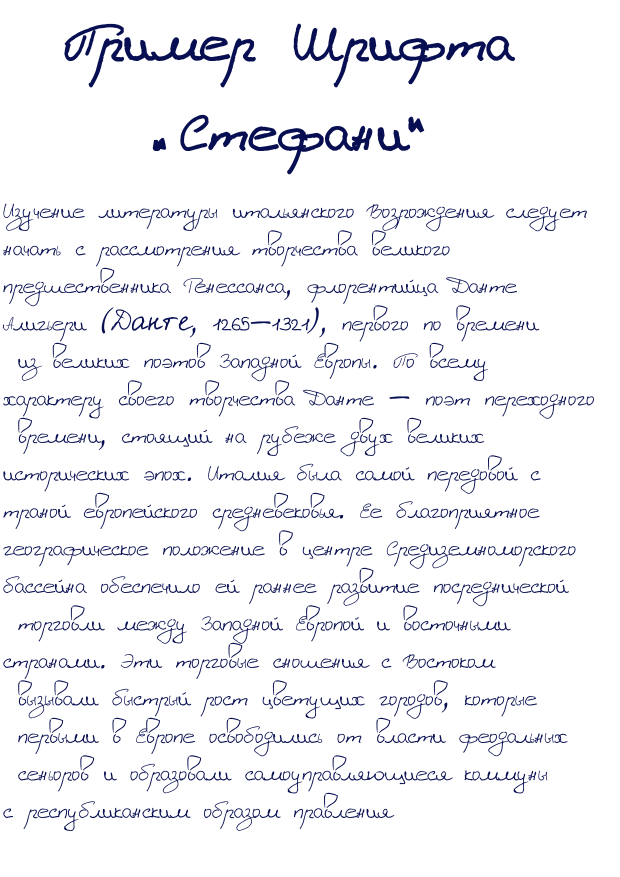
#> input picture genetic_alghoritm_v4_1/7.jpg, 2480 x 3508 px, found by its file name (shown at 1/4 size)
$ python create_histo.py
#> lines starting #> are read from the running program, lines starting #| are printed output that depends on the picture
# importing required libraries of opencv
import cv2

# importing library for plotting
from matplotlib import pyplot as plt

from scipy.ndimage import gaussian_filter

from scipy.signal import find_peaks

# reads an input image
image = cv2.imread("7.jpg")
#> image is the input picture: shape (3508, 2480, 3); mean B, G, R 245.2, 241.5, 241.1

# gray = cv2.cvtColor(img, cv2.COLOR_BGR2GRAY)

img_matrix = []
x = []
for i in image:
    for j in i:
        color = sum(j)/len(j)
        x.append(color)
    img_matrix.append(sum(x)/len(x))
    x=[]
#> after the loop, img_matrix = 3508 values, max 255 at index 0, min 151.6 at index 229, mean 242.6


#----------------------------------------------------------------------

x=[]
# x axis values
for i in range(3508):
    x.append(i)

# corresponding y axis values
y = [255-i for i in img_matrix]
#> y = 3508 values, max 103.4 at index 229, min 0 at index 0, mean 12.44


y = gaussian_filter(y, sigma=20)
#> y = 3508 values, max 60.13 at index 213, min 0 at index 0, mean 12.44

# plotting the points
# plt.plot(x, y)

# # naming the x axis
# plt.xlabel('height')
# # naming the y axis
# plt.ylabel('color')

# # giving a title to my graph
# plt.title('')

# # function to show the plot
# plt.show()

#-------------------------------------------------------------------------------------------
mins, _ = find_peaks(y*-1)
#> mins = 18 values from 404 to 3188
maxs, _ = find_peaks(y)
#> maxs = 19 values from 213 to 3256
print(maxs)
#| [ 213  569  856 1004 1155 1301 1454 1603 1756 1905 2054 2205 2354 2505
#|  2655 2806 2955 3106 3256]
arr = mins
#> arr = 18 values from 404 to 3188
# arr = [i for i, el in enumerate(y) if el < 1.5]
print(len(arr))
#| 18

count = 0
color = (0, 255, 0)
thickness = 3
height, width, channels = image.shape
#> height = 3508; width = 2480; channels = 3
# For draw minimums.
for i in arr:
    start_point = (0, i)
    end_point = (width,i)
    cv2.line(image, start_point, end_point, color, thickness)
#> this loop made 18 passes
#> (i, start_point, end_point) on passes 1 to 12: (404, (0, 404), (2480, 404)), (754, (0, 754), (2480, 754)), (944, (0, 944), (2480, 944)), (1075, (0, 1075), (2480, 1075)), (1220, (0, 1220), (2480, 1220)), (1370, (0, 1370), (2480, 1370)), (1528, (0, 1528), (2480, 1528)), (1683, (0, 1683), (2480, 1683)), (1836, (0, 1836), (2480, 1836)), (1973, (0, 1973), (2480, 1973)), (2132, (0, 2132), (2480, 2132)), (2282, (0, 2282), (2480, 2282))
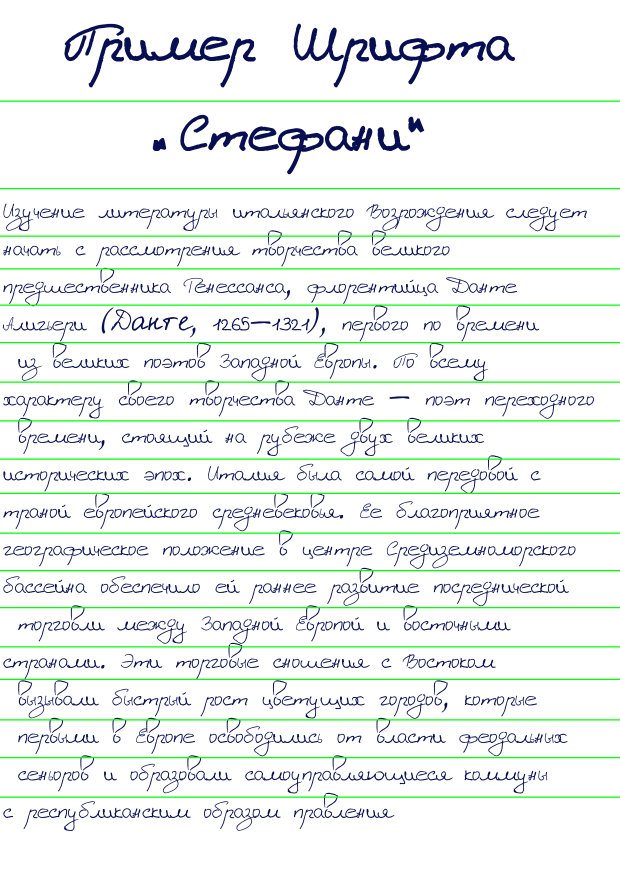
#> image: shape (3508, 2480, 3) (shown at 1/4 size); mean B, G, R 238.7, 241.5, 234.6

color=(255,0,0)

# For draw peaks.
for i in maxs:
    start_point = (0, i)
    end_point = (width,i)
    # print(i)
    cv2.line(image, start_point, end_point, color, thickness)
#> this loop made 19 passes
#> (i, start_point, end_point) on passes 1 to 12: (213, (0, 213), (2480, 213)), (569, (0, 569), (2480, 569)), (856, (0, 856), (2480, 856)), (1004, (0, 1004), (2480, 1004)), (1155, (0, 1155), (2480, 1155)), (1301, (0, 1301), (2480, 1301)), (1454, (0, 1454), (2480, 1454)), (1603, (0, 1603), (2480, 1603)), (1756, (0, 1756), (2480, 1756)), (1905, (0, 1905), (2480, 1905)), (2054, (0, 2054), (2480, 2054)), (2205, (0, 2205), (2480, 2205))
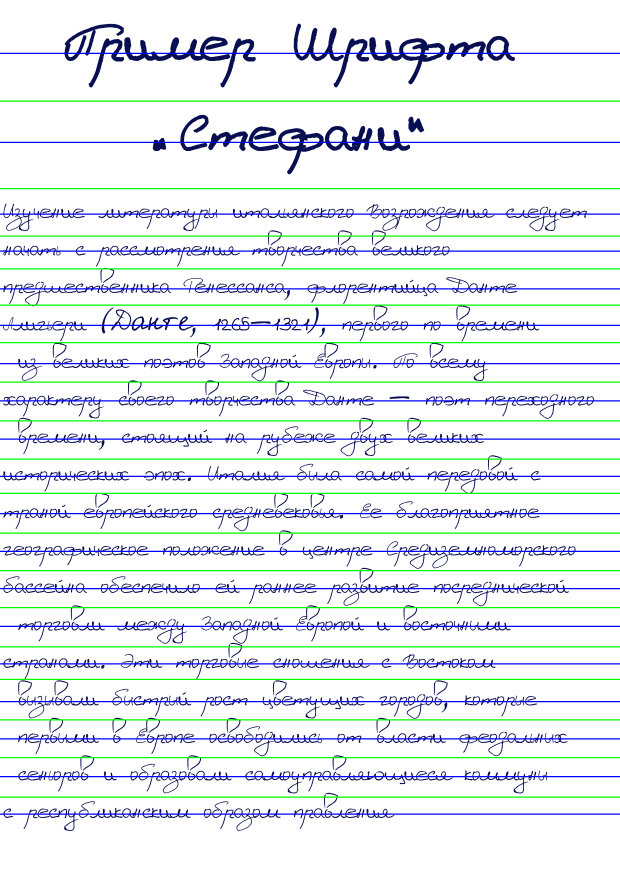
#> image: shape (3508, 2480, 3) (shown at 1/4 size); mean B, G, R 239.4, 235.6, 228.7

cv2.imwrite("1.jpg", image)


#--------------------------------------------------------------------------------\
